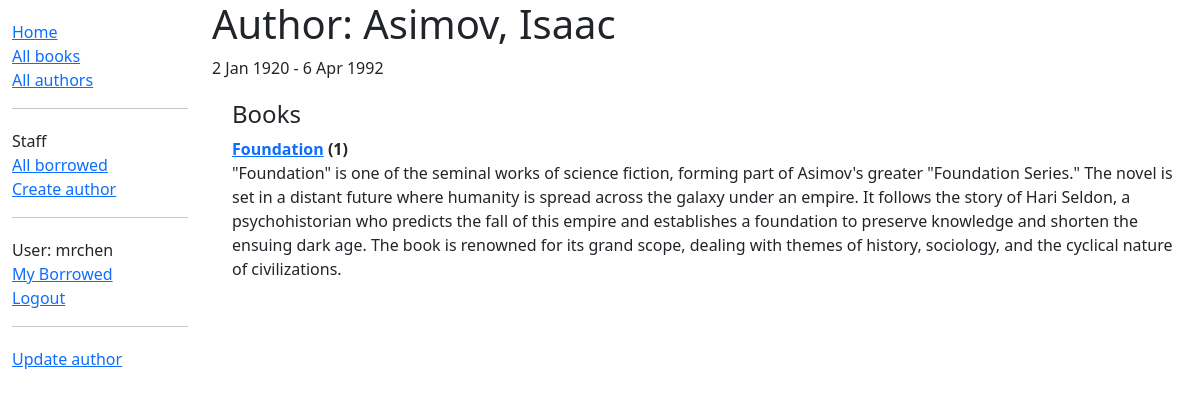
Page /catalog/author/4 (signed in) on the committed database.
### catalog/models.py (models this page shows, shortened)
class Author(models.Model):
    first_name = models.CharField(max_length=100)
    last_name = models.CharField(max_length=100)
    date_of_birth = models.DateField(null=True, blank=True)
    date_of_death = models.DateField('died', null=True, blank=True)
    class Meta:
        ordering = ['last_name', 'first_name']
    def __str__(self):
        return f'{self.last_name}, {self.first_name}'

class Book(models.Model):
    title = models.CharField(max_length=200)
    author = models.ForeignKey('Author', on_delete=models.RESTRICT, null=True)
    summary = models.TextField(
        max_length=1000, help_text="Enter a brief description of the book")
    isbn = models.CharField('ISBN', max_length=13,
                            unique=True,
                            help_text='13 Character <a href="https://www.isbn-international.org/content/what-isbn'
                                      '">ISBN number</a>')
    genre = models.ManyToManyField(
        Genre, help_text="Select a genre for this book")
    language = models.ForeignKey(
        'Language', on_delete=models.SET_NULL, null=True)
    class Meta:
        ordering = ['title', 'author']
    def display_genre(self):
        """Creates a string for the Genre. This is required to display genre in Admin."""
        return ', '.join([genre.name for genre in self.genre.all()[:3]])
    display_genre.short_description = 'Genre'
    def __str__(self):
        return self.title

### catalog/views.py (the view)
# urls.py: path('author/<int:pk>', views.AuthorDetail.as_view(), name='author-detail'),
class AuthorDetail(PermissionRequiredMixin, DetailView):
    model = Author
    permission_required = 'catalog.view_author'

### catalog/templates/catalog/author_detail.html (shortened to what this page needs)
{% extends "catalog/base_generic.html" %}
{% block content %}
    <h1>Author: {{ author }} </h1>
    <p>{{ author.date_of_birth }} - {% if author.date_of_death %}{{ author.date_of_death }}{% endif %}</p>
    <div style="margin-left:20px;margin-top:20px">
        <h4>Books</h4>
        <dl>
            {% for book in author.book_set.all %}
                <dt><a href="{% url 'book-detail' book.pk %}">{{ book }}</a> ({{ book.bookinstance_set.all.count }})
                </dt>
                <dd>{{ book.summary }}</dd>
            {% empty %}
                <p>This author has no books.</p>
            {% endfor %}
        </dl>
    </div>
{% endblock %}
{% block sidebar %}
    {{ block.super }}
    {% if perms.catalog.change_author or perms.catalog.delete_author %}
        <hr>
        <ul class="sidebar-nav">
            {% if perms.catalog.change_author %}
                <li><a href="{% url 'author-update' author.id %}">Update author</a></li>
            {% endif %}
        </ul>
    {% endif %}
{% endblock %}

### catalog/templates/catalog/base_generic.html (shortened to what this page needs)
<!DOCTYPE html>
<html lang="en">
<head>
    <link href="https://cdn.jsdelivr.net/npm/bootstrap@5.3.2/dist/css/bootstrap.min.css"
          rel="stylesheet"
>
    {% load static %}
    <link rel="stylesheet" href="{% static 'css/styles.css' %}"/>
</head>
<body>
<div class="container-fluid">
    <div class="row">
        <div class="col-sm-2">
            {% block sidebar %}
                <ul class="sidebar-nav">
                    <li><a href="{% url 'index' %}">Home</a></li>
                    <li><a href="{% url 'books' %}">All books</a></li>
                    <li><a href="{% url 'authors' %}">All authors</a></li>
                </ul>
                {% if user.is_staff %}
                    <hr>
                    <ul class="sidebar-nav">
                        <li>Staff</li>
                        <li><a href="{% url 'all-borrowed' %}">All borrowed</a></li>
                        {% if perms.catalog.add_author %}
                            <li><a href="{% url 'author-create' %}">Create author</a></li>
                        {% endif %}
                    </ul>
                {% endif %}
                {% if user.is_authenticated %}
                    <hr>
                    <ul class="sidebar-nav">
                        <li>User: {{ user.get_username }}</li>
                        <li><a href="{% url 'my-borrowed' %}">My Borrowed</a></li>
                        <li><a href="{% url 'logout' %}?next={{ request.path }}">Logout</a></li>
                        {% else %}
                        <li><a href="{% url 'login' %}?next={{ request.path }}">Login</a></li>
                    </ul>
                {% endif %}
            {% endblock %}
        </div>
        <div class="col-sm-10 ">
            {% block content %}{% endblock %}
        </div>
    </div>
</div>
</body>
</html>

### catalog/static/css/styles.css (style rules this page uses)
.sidebar-nav { margin-top: 20px; padding: 0; list-style: none; }

### rows in the picture
Author: date_of_birth "2 Jan 1920", date_of_death "6 Apr 1992"
Book: title "Foundation", bookinstance_set.all.count "1", summary "\"Foundation\" is one of the seminal works of science fiction, forming part of Asimov's greater \"Foundation Series.\" The novel is set in a distant future where humanity is spread across the galaxy under an empire. It follows the story of Hari Seldon, a psychohistorian who predicts the fall of this empire and establishes a foundation to preserve knowledge and shorten the ensuing dark age. The book is renowned for its grand scope, dealing with themes of history, sociology, and the cyclical nature of civilizations."

### other values in the picture
{{ user.get_username }} "mrchen"
